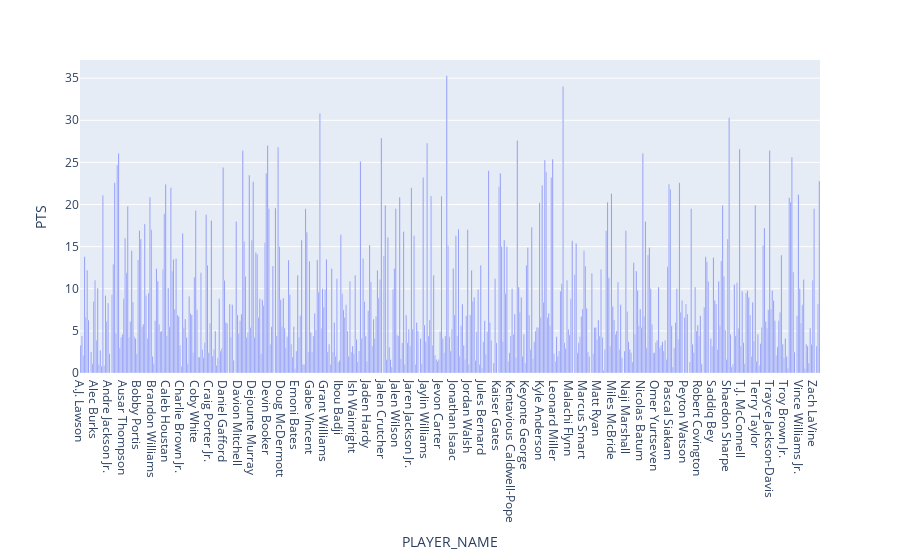

The code cell stored with this chart in its notebook:
### Markdown cell above
## Bar Graphs

We will start with the same dataset from our last notebook and create a bar graph.

### Code cell
#import piplite
#await piplite.install(['pandas', 'plotly', 'nbformat', 'statsmodels'])
import pandas as pd
import plotly.express as px

df = pd.read_csv('data/player_stats_2023_24.csv')

px.bar(df, x='PLAYER_NAME', y='PTS')

### Figure 1 — Plotly figure (JSON) as saved in the notebook; plotly's stock layout.template omitted (floating-point values rounded to 4 significant figures; data arrays with more than 128 entries replaced by an {"elided": "..."} marker saying what was removed)
{"data": [{"alignmentgroup": "True", "hovertemplate": "PLAYER_NAME=%{x}<br>PTS=%{y}<extra></extra>", "legendgroup": "", "marker": {"color": "#636efa", "pattern": {"shape": ""}}, "name": "", "offsetgroup": "", "orientation": "v", "showlegend": false, "textposition": "auto", "type": "bar", "x": {"elided": "566 str values"}, "xaxis": "x", "y": {"elided": "566 float values"}, "yaxis": "y"}], "layout": {"barmode": "relative", "legend": {"tracegroupgap": 0}, "margin": {"t": 60}, "xaxis": {"anchor": "y", "domain": [0, 1], "title": {"text": "PLAYER_NAME"}}, "yaxis": {"anchor": "x", "domain": [0, 1], "title": {"text": "PTS"}}}}
